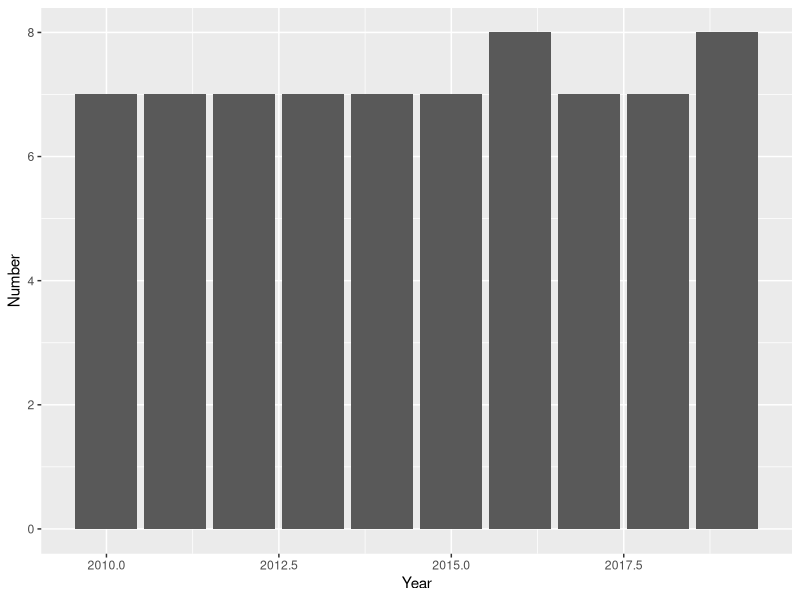

Here is the R script that generated this plot:
## ---- chunk 1
# Libraries

library(tidyverse)
library(readr)
library(kableExtra)
library(bookdown)
library(readr)

## ---- chunk 2
tut9dat <- read_csv("Data/Data_Tables_Criminal_Incidents_Visualisation_Year_Ending_December_2019.csv")
tut9dat
## ---- chunk 3
drug_offences <- tut9dat %>%
  filter(`Offence Division` == "C Drug offences")
drug_offences
## ---- chunk 4
number_drug_offences <- drug_offences %>%
  group_by(Year) %>%
  summarise(Number = n())
## ---- chunk 5
number_drug_offences %>%
  kable(caption = "Number of Drug Offences each Year") %>%
  kable_styling()
## ---- chunk 6
ggplot(number_drug_offences,
       aes(x = Year,
       y = Number,
       group = Year)) +
  geom_col()
